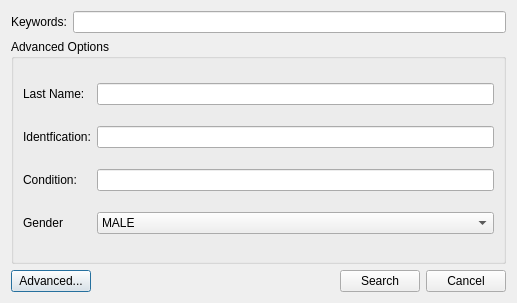
<?xml version="1.0" encoding="UTF-8"?>
<ui version="4.0">
 <class>SearchPatientDialog</class>
 <widget class="QDialog" name="SearchPatientDialog">
  <property name="geometry">
   <rect>
    <x>0</x>
    <y>0</y>
    <width>517</width>
    <height>303</height>
   </rect>
  </property>
  <property name="windowTitle">
   <string>Dialog</string>
  </property>
  <layout class="QGridLayout" name="gridLayout">
   <item row="0" column="0">
    <layout class="QHBoxLayout" name="horizontalLayout_2">
     <item>
      <widget class="QLabel" name="label">
       <property name="text">
        <string>Keywords:</string>
       </property>
      </widget>
     </item>
     <item>
      <widget class="QLineEdit" name="txtKeyword"/>
     </item>
    </layout>
   </item>
   <item row="1" column="0">
    <widget class="QGroupBox" name="groupBox">
     <property name="title">
      <string>Advanced Options</string>
     </property>
     <layout class="QGridLayout" name="gridLayout_2">
      <item row="0" column="1">
       <widget class="QLineEdit" name="lineEdit"/>
      </item>
      <item row="1" column="0">
       <widget class="QLabel" name="label_3">
        <property name="text">
         <string>Identfication:</string>
        </property>
       </widget>
      </item>
      <item row="1" column="1">
       <widget class="QLineEdit" name="lineEdit_2"/>
      </item>
      <item row="0" column="0">
       <widget class="QLabel" name="label_2">
        <property name="text">
         <string>Last Name:</string>
        </property>
       </widget>
      </item>
      <item row="2" column="0">
       <widget class="QLabel" name="label_4">
        <property name="text">
         <string>Condition:</string>
        </property>
       </widget>
      </item>
      <item row="3" column="0">
       <widget class="QLabel" name="label_5">
        <property name="text">
         <string>Gender</string>
        </property>
       </widget>
      </item>
      <item row="2" column="1">
       <widget class="QLineEdit" name="lineEdit_3"/>
      </item>
      <item row="3" column="1">
       <widget class="QComboBox" name="comboBox">
        <item>
         <property name="text">
          <string>MALE</string>
         </property>
        </item>
        <item>
         <property name="text">
          <string>FEMALE</string>
         </property>
        </item>
       </widget>
      </item>
     </layout>
    </widget>
   </item>
   <item row="2" column="0">
    <layout class="QHBoxLayout" name="horizontalLayout">
     <item>
      <widget class="QPushButton" name="pushButton">
       <property name="text">
        <string>Advanced...</string>
       </property>
      </widget>
     </item>
     <item>
      <spacer name="horizontalSpacer">
       <property name="orientation">
        <enum>Qt::Horizontal</enum>
       </property>
       <property name="sizeHint" stdset="0">
        <size>
         <width>40</width>
         <height>20</height>
        </size>
       </property>
      </spacer>
     </item>
     <item>
      <widget class="QPushButton" name="btnSearch">
       <property name="text">
        <string>Search</string>
       </property>
      </widget>
     </item>
     <item>
      <widget class="QPushButton" name="btnCancel">
       <property name="text">
        <string>Cancel</string>
       </property>
      </widget>
     </item>
    </layout>
   </item>
  </layout>
 </widget>
 <tabstops>
  <tabstop>txtKeyword</tabstop>
  <tabstop>lineEdit</tabstop>
  <tabstop>lineEdit_2</tabstop>
  <tabstop>lineEdit_3</tabstop>
  <tabstop>comboBox</tabstop>
  <tabstop>btnSearch</tabstop>
  <tabstop>btnCancel</tabstop>
  <tabstop>pushButton</tabstop>
 </tabstops>
 <resources/>
 <connections/>
</ui>
